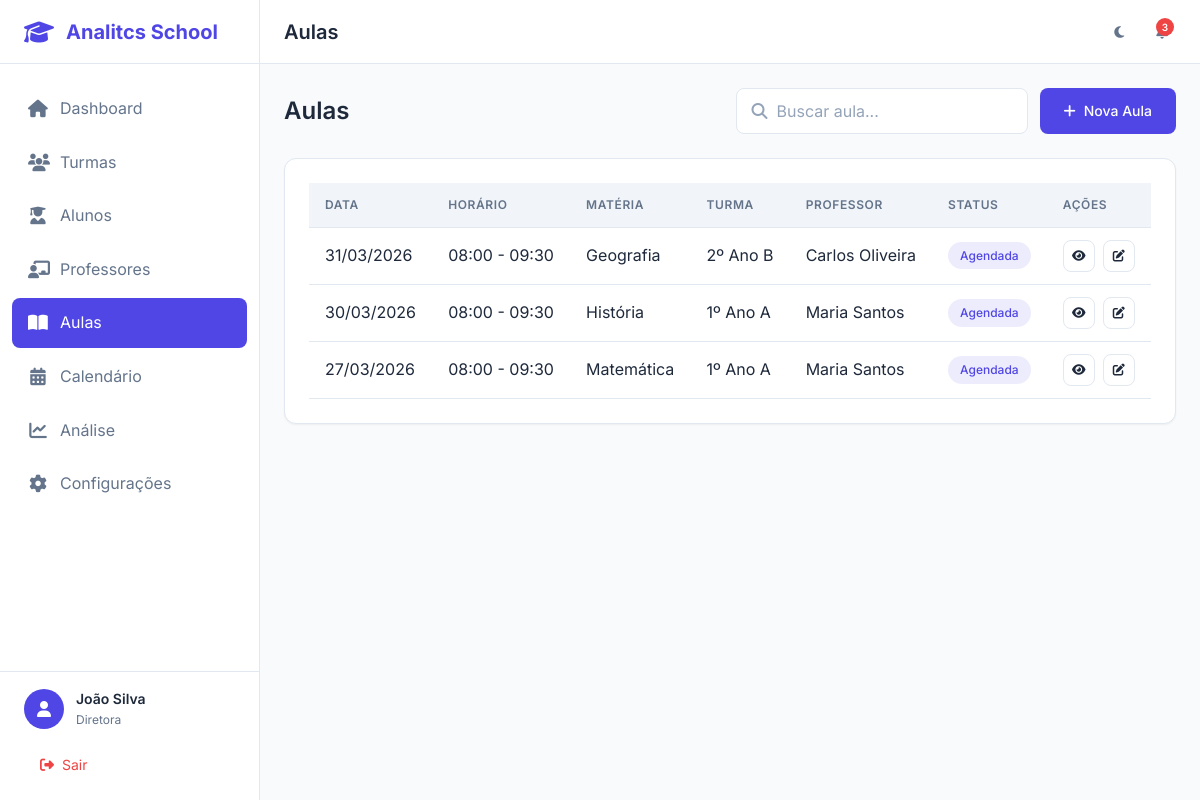
The app's page /aulas/ (signed in) with its own data.
### app/models/usuario.py (models this page shows, shortened)
class Usuario(UserMixin, db.Model):
    __tablename__ = 'usuarios'
    id = db.Column(db.Integer, primary_key=True)
    nome = db.Column(db.String(100), nullable=False)
    email = db.Column(db.String(120), unique=True, nullable=False, index=True)
    senha_hash = db.Column(db.String(256), nullable=False)
    tipo = db.Column(db.String(20), nullable=False, default='professor')
    avatar = db.Column(db.String(255), nullable=True)
    telefone = db.Column(db.String(20), nullable=True)
    tema = db.Column(db.String(10), default='light')
    ativo = db.Column(db.Boolean, default=True)
    criado_em = db.Column(db.DateTime, default=datetime.utcnow)
    atualizado_em = db.Column(db.DateTime, default=datetime.utcnow, onupdate=datetime.utcnow)
    ultimo_acesso = db.Column(db.DateTime, nullable=True)
    professor = db.relationship('Professor', backref='usuario', uselist=False, lazy=True)

### app/models/aula.py (models this page shows, shortened)
class Aula(db.Model):
    __tablename__ = 'aulas'
    id = db.Column(db.Integer, primary_key=True)
    materia = db.Column(db.String(100), nullable=False)
    descricao = db.Column(db.Text, nullable=True)
    turma_id = db.Column(db.Integer, db.ForeignKey('turmas.id'), nullable=False)
    professor_id = db.Column(db.Integer, db.ForeignKey('professores.id'), nullable=False)
    data = db.Column(db.Date, nullable=False)
    horario_inicio = db.Column(db.Time, nullable=False)
    horario_fim = db.Column(db.Time, nullable=False)
    recorrente = db.Column(db.Boolean, default=False)
    tipo_recorrencia = db.Column(db.String(20), nullable=True)
    dia_semana = db.Column(db.Integer, nullable=True)  # 0=Segunda, 6=Domingo
    data_fim_recorrencia = db.Column(db.Date, nullable=True)
    aula_pai_id = db.Column(db.Integer, db.ForeignKey('aulas.id'), nullable=True)
    status = db.Column(db.String(20), default='agendada')
    criado_em = db.Column(db.DateTime, default=datetime.utcnow)
    atualizado_em = db.Column(db.DateTime, default=datetime.utcnow, onupdate=datetime.utcnow)
    frequencias = db.relationship('Frequencia', backref='aula', lazy='dynamic')
    arquivos = db.relationship('Arquivo', backref='aula', lazy='dynamic')
    aulas_filhas = db.relationship('Aula', backref=db.backref('aula_pai', remote_side=[id]), lazy='dynamic')

### app/models/turma.py (models this page shows, shortened)
class Turma(db.Model):
    __tablename__ = 'turmas'
    id = db.Column(db.Integer, primary_key=True)
    nome = db.Column(db.String(50), nullable=False)
    codigo = db.Column(db.String(20), unique=True, nullable=False, index=True)
    serie = db.Column(db.String(30), nullable=False)
    ano_letivo = db.Column(db.Integer, nullable=False)
    turno = db.Column(db.String(20), nullable=False)
    capacidade_maxima = db.Column(db.Integer, default=40)
    descricao = db.Column(db.Text, nullable=True)
    ativa = db.Column(db.Boolean, default=True)
    criado_em = db.Column(db.DateTime, default=datetime.utcnow)
    atualizado_em = db.Column(db.DateTime, default=datetime.utcnow, onupdate=datetime.utcnow)
    aulas = db.relationship('Aula', backref='turma', lazy='dynamic')

### app/controllers/aulas_controller.py (the view)
@aulas_bp.route('/')
@login_required
def index():
    page = request.args.get('page', 1, type=int)
    busca = request.args.get('busca', '')
    turma_id = request.args.get('turma_id', type=int)
    data_inicio = request.args.get('data_inicio')
    data_fim = request.args.get('data_fim')
    query = Aula.query
    if busca:
        query = query.filter(Aula.materia.ilike(f'%{busca}%'))
    if turma_id:
        query = query.filter_by(turma_id=turma_id)
    if data_inicio:
        query = query.filter(Aula.data >= datetime.strptime(data_inicio, '%Y-%m-%d').date())
    if data_fim:
        query = query.filter(Aula.data <= datetime.strptime(data_fim, '%Y-%m-%d').date())
    aulas = query.order_by(Aula.data.desc(), Aula.horario_inicio).paginate(
        page=page, per_page=20, error_out=False
    )
    turmas = Turma.query.filter_by(ativa=True).order_by(Turma.nome).all()
    return render_template('aulas/index.html',
        aulas=aulas,
        busca=busca,
        turmas=turmas,
        turma_id=turma_id,
        data_inicio=data_inicio,
        data_fim=data_fim
    )

### app/models/usuario.py (called while the page is built)
@login_manager.user_loader
def load_user(user_id):
    return Usuario.query.get(int(user_id))

### app/templates/aulas/index.html (shortened to what this page needs)
{% extends "base.html" %}
{% block page_title %}Aulas{% endblock %}
{% block content %}
<div class="list-header">
    <h2 class="list-title">Aulas</h2>
    <div class="list-actions">
        <div class="search-box"><i class="fas fa-search"></i><input type="text" class="form-control" placeholder="Buscar aula..." value="{{ busca }}"></div>
        <a href="{{ url_for('aulas.novo') }}" class="btn btn-primary"><i class="fas fa-plus"></i> Nova Aula</a>
    </div>
</div>
<div class="card">
    <div class="card-body">
        {% if aulas.items %}
        <div class="table-container">
            <table class="table">
                <thead><tr><th>Data</th><th>Horário</th><th>Matéria</th><th>Turma</th><th>Professor</th><th>Status</th><th>Ações</th></tr></thead>
                <tbody>
                    {% for aula in aulas.items %}
                    <tr>
                        <td>{{ aula.data.strftime('%d/%m/%Y') }}</td>
                        <td>{{ aula.horario_inicio.strftime('%H:%M') }} - {{ aula.horario_fim.strftime('%H:%M') }}</td>
                        <td>{{ aula.materia }}</td>
                        <td>{{ aula.turma.nome }}</td>
                        <td>{{ aula.professor.usuario.nome }}</td>
                        <td><span class="badge badge-{% if aula.status == 'agendada' %}primary{% elif aula.status == 'realizada' %}success{% else %}danger{% endif %}">{{ aula.status|capitalize }}</span></td>
                        <td class="table-actions">
                            <a href="{{ url_for('aulas.detalhe', id=aula.id) }}" class="btn btn-icon btn-sm btn-outline"><i class="fas fa-eye"></i></a>
                            <a href="{{ url_for('aulas.editar', id=aula.id) }}" class="btn btn-icon btn-sm btn-outline"><i class="fas fa-edit"></i></a>
                        </td>
                    </tr>
                    {% endfor %}
                </tbody>
            </table>
        </div>
        {% else %}
        <div class="empty-state"><i class="fas fa-book-open empty-state-icon"></i><h4 class="empty-state-title">Nenhuma aula encontrada</h4></div>
        {% endif %}
    </div>
</div>
{% endblock %}

### app/templates/base.html (shortened to what this page needs)
<!DOCTYPE html>
<html lang="pt-BR" data-theme="light">
<head>
    <link rel="stylesheet" href="https://cdnjs.cloudflare.com/ajax/libs/font-awesome/6.5.1/css/all.min.css">
    <link rel="stylesheet" href="{{ url_for('static', filename='css/main.css') }}">
    <link rel="stylesheet" href="{{ url_for('static', filename='css/components.css') }}">
    <link rel="stylesheet" href="{{ url_for('static', filename='css/responsive.css') }}">
</head>
<body {% if not current_user.is_authenticated %}class="auth-mode"{% endif %}>
    {% if current_user.is_authenticated %}
    <aside class="sidebar" id="sidebar">
        <div class="sidebar-header">
            <div class="logo">
                <i class="fas fa-graduation-cap"></i>
                <span>Analitcs School</span>
            </div>
        </div>
        <nav class="sidebar-nav">
            <ul>
                <li class="nav-item {% if request.endpoint == 'dashboard.index' %}active{% endif %}">
                    <a href="{{ url_for('dashboard.index') }}">
                        <i class="fas fa-home"></i>
                        <span>Dashboard</span>
                    </a>
                </li>
                <li class="nav-item {% if 'turmas' in request.endpoint %}active{% endif %}">
                    <a href="{{ url_for('turmas.index') }}">
                        <i class="fas fa-users"></i>
                        <span>Turmas</span>
                    </a>
                </li>
                <li class="nav-item {% if 'alunos' in request.endpoint %}active{% endif %}">
                    <a href="{{ url_for('alunos.index') }}">
                        <i class="fas fa-user-graduate"></i>
                        <span>Alunos</span>
                    </a>
                </li>
                <li class="nav-item {% if 'professores' in request.endpoint %}active{% endif %}">
                    <a href="{{ url_for('professores.index') }}">
                        <i class="fas fa-chalkboard-teacher"></i>
                        <span>Professores</span>
                    </a>
                </li>
                <li class="nav-item {% if 'aulas' in request.endpoint %}active{% endif %}">
                    <a href="{{ url_for('aulas.index') }}">
                        <i class="fas fa-book-open"></i>
                        <span>Aulas</span>
                    </a>
                </li>
                <li class="nav-item {% if 'calendario' in request.endpoint %}active{% endif %}">
                    <a href="{{ url_for('calendario.index') }}">
                        <i class="fas fa-calendar-alt"></i>
                        <span>Calendário</span>
                    </a>
                </li>
                <li class="nav-item {% if 'analise' in request.endpoint %}active{% endif %}">
                    <a href="{{ url_for('analise.index') }}">
                        <i class="fas fa-chart-line"></i>
                        <span>Análise</span>
                    </a>
                </li>
                <li class="nav-item {% if 'configuracoes' in request.endpoint %}active{% endif %}">
                    <a href="{{ url_for('configuracoes.index') }}">
                        <i class="fas fa-cog"></i>
                        <span>Configurações</span>
                    </a>
                </li>
            </ul>
        </nav>
        <div class="sidebar-footer">
            <div class="user-info">
                <div class="user-avatar">
                    <i class="fas fa-user"></i>
                </div>
                <div class="user-details">
                    <span class="user-name">{{ current_user.nome }}</span>
                    <span class="user-role">{{ current_user.tipo|capitalize }}</span>
                </div>
            </div>
            <a href="{{ url_for('auth.logout') }}" class="logout-btn">
                <i class="fas fa-sign-out-alt"></i>
                <span>Sair</span>
            </a>
        </div>
    </aside>
    <main class="main-content">
        <header class="header">
            <div class="header-left">
                <h1 class="page-title">{% block page_title %}Dashboard{% endblock %}</h1>
            </div>
            <div class="header-right">
                <button class="theme-toggle" id="themeToggle" title="Alternar tema">
                    <i class="fas fa-moon"></i>
                </button>
                <div class="notifications">
                    <button class="notification-btn">
                        <span class="notification-badge">3</span>
                    </button>
                </div>
            </div>
        </header>
        <div class="content">
            {% block content %}{% endblock %}
        </div>
    </main>
    {% else %}
        {% block auth_content %}{% endblock %}
    {% endif %}
</body>
</html>

### app/static/css/components.css (style rules this page uses)
.list-header { display: flex; align-items: center; justify-content: space-between; margin-bottom: 1.5rem; flex-wrap: wrap; gap: 1rem; }
.list-title { font-size: 1.5rem; font-weight: 600; color: var(--text-primary); }
.list-actions { display: flex; align-items: center; gap: 0.75rem; }
.search-box { position: relative; }
.search-box input { padding-left: 2.5rem; min-width: 280px; }
.search-box i { position: absolute; left: 1rem; top: 50%; transform: translateY(-50%); color: var(--text-tertiary); }

### records on screen
Usuario: nome "João Silva", tipo "Diretora"
Aula: data "31/03/2026", horario_inicio "08:00", horario_fim "09:30", materia "Geografia", turma.nome "2º Ano B", professor.usuario.nome "Carlos Oliveira", status "Agendada"
Aula: data "30/03/2026", horario_inicio "08:00", horario_fim "09:30", materia "História", turma.nome "1º Ano A", professor.usuario.nome "Maria Santos", status "Agendada"
Aula: data "27/03/2026", horario_inicio "08:00", horario_fim "09:30", materia "Matemática", turma.nome "1º Ano A", professor.usuario.nome "Maria Santos", status "Agendada"
